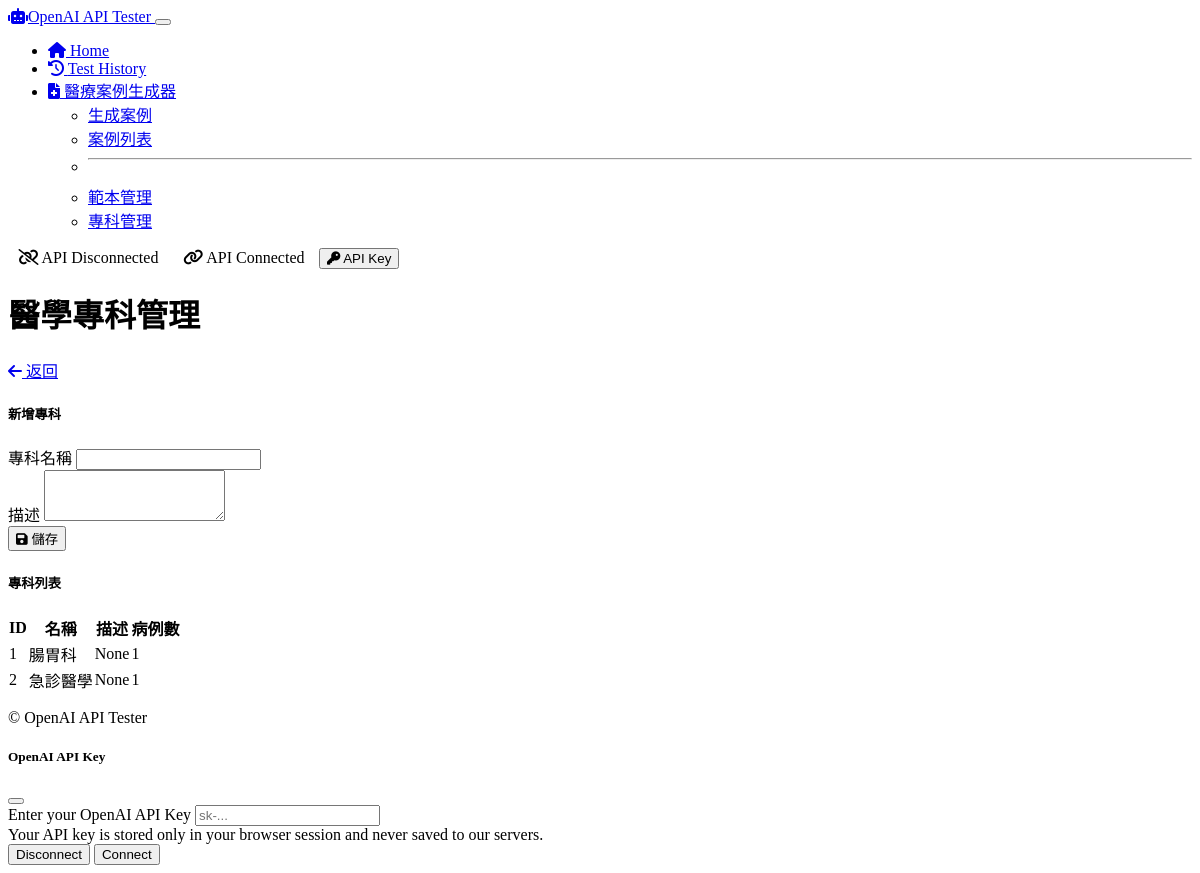
Screenshot of /medical/specialties with the database file from the repository.
### models/medical_case.py (models this page shows, shortened)
class MedicalSpecialty(db.Model):
    id = db.Column(db.Integer, primary_key=True)
    name = db.Column(db.String(100), nullable=False, unique=True)
    description = db.Column(db.Text, nullable=True)
    cases = db.relationship('MedicalCase', backref='specialty', lazy=True)

### routes/medical_routes.py (the view)
@app.route('/medical/specialties', methods=['GET'])
def list_specialties():
    specialties = MedicalSpecialty.query.all()
    return render_template('medical/specialties.html', specialties=specialties)

### templates/medical/specialties.html
{% extends 'layout.html' %}
{% block content %}
<div class="container py-4">
    <div class="mb-4 d-flex justify-content-between align-items-center">
        <h1>醫學專科管理</h1>
        <a href="{{ url_for('medical_home') }}" class="btn btn-secondary">
            <i class="fas fa-arrow-left me-1"></i> 返回
        </a>
    </div>
    <div class="row">
        <div class="col-md-5">
            <div class="card shadow-sm">
                <div class="card-header">
                    <h5 class="mb-0">新增專科</h5>
                </div>
                <div class="card-body">
                    <form action="{{ url_for('add_specialty') }}" method="POST">
                        <div class="mb-3">
                            <label for="name" class="form-label">專科名稱</label>
                            <input type="text" class="form-control" id="name" name="name" required>
                        </div>
                        <div class="mb-3">
                            <label for="description" class="form-label">描述</label>
                            <textarea class="form-control" id="description" name="description" rows="3"></textarea>
                        </div>
                        <button type="submit" class="btn btn-primary">
                            <i class="fas fa-save me-1"></i> 儲存
                        </button>
                    </form>
                </div>
            </div>
        </div>
        <div class="col-md-7">
            <div class="card shadow-sm">
                <div class="card-header">
                    <h5 class="mb-0">專科列表</h5>
                </div>
                <div class="card-body">
                    {% if specialties %}
                        <div class="table-responsive">
                            <table class="table table-hover">
                                <thead>
                                    <tr>
                                        <th>ID</th>
                                        <th>名稱</th>
                                        <th>描述</th>
                                        <th>病例數</th>
                                    </tr>
                                </thead>
                                <tbody>
                                    {% for specialty in specialties %}
                                        <tr>
                                            <td>{{ specialty.id }}</td>
                                            <td>{{ specialty.name }}</td>
                                            <td>{{ specialty.description }}</td>
                                            <td>{{ specialty.cases|length }}</td>
                                        </tr>
                                    {% endfor %}
                                </tbody>
                            </table>
                        </div>
                    {% else %}
                        <div class="alert alert-info">
                            <i class="fas fa-info-circle me-2"></i> 尚未建立任何專科。使用左側表單新增專科。
                        </div>
                    {% endif %}
                </div>
            </div>
        </div>
    </div>
</div>
{% endblock %}

### static/css/custom.css (style rules this page uses)
.form-label { margin-bottom: 0.3rem; font-weight: 500; }
.table { border-collapse: separate; border-spacing: 0; }

### rows the page displays
MedicalSpecialty: id "1", name "腸胃科", description "None", cases|length "1"
MedicalSpecialty: id "2", name "急診醫學", description "None", cases|length "1"
